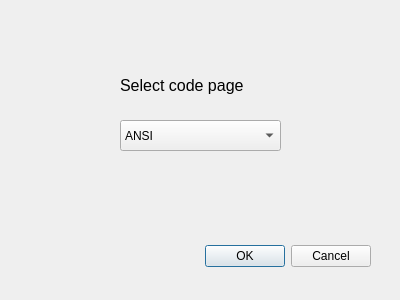
<?xml version="1.0" encoding="UTF-8"?>
<ui version="4.0">
 <class>Codec</class>
 <widget class="QDialog" name="Codec">
  <property name="geometry">
   <rect>
    <x>0</x>
    <y>0</y>
    <width>400</width>
    <height>300</height>
   </rect>
  </property>
  <property name="windowTitle">
   <string>Dialog</string>
  </property>
  <widget class="QDialogButtonBox" name="buttonBox">
   <property name="geometry">
    <rect>
     <x>30</x>
     <y>240</y>
     <width>341</width>
     <height>32</height>
    </rect>
   </property>
   <property name="orientation">
    <enum>Qt::Horizontal</enum>
   </property>
   <property name="standardButtons">
    <set>QDialogButtonBox::Cancel|QDialogButtonBox::Ok</set>
   </property>
  </widget>
  <widget class="QComboBox" name="comboBox">
   <property name="geometry">
    <rect>
     <x>120</x>
     <y>120</y>
     <width>161</width>
     <height>31</height>
    </rect>
   </property>
   <item>
    <property name="text">
     <string>ANSI</string>
    </property>
   </item>
   <item>
    <property name="text">
     <string>UTF-8</string>
    </property>
   </item>
   <item>
    <property name="text">
     <string>UTF-16</string>
    </property>
   </item>
  </widget>
  <widget class="QLabel" name="label">
   <property name="geometry">
    <rect>
     <x>120</x>
     <y>70</y>
     <width>171</width>
     <height>31</height>
    </rect>
   </property>
   <property name="font">
    <font>
     <pointsize>12</pointsize>
    </font>
   </property>
   <property name="text">
    <string>Select code page</string>
   </property>
  </widget>
 </widget>
 <resources/>
 <connections>
  <connection>
   <sender>buttonBox</sender>
   <signal>accepted()</signal>
   <receiver>Codec</receiver>
   <slot>accept()</slot>
   <hints>
    <hint type="sourcelabel">
     <x>248</x>
     <y>254</y>
    </hint>
    <hint type="destinationlabel">
     <x>157</x>
     <y>274</y>
    </hint>
   </hints>
  </connection>
  <connection>
   <sender>buttonBox</sender>
   <signal>rejected()</signal>
   <receiver>Codec</receiver>
   <slot>reject()</slot>
   <hints>
    <hint type="sourcelabel">
     <x>316</x>
     <y>260</y>
    </hint>
    <hint type="destinationlabel">
     <x>286</x>
     <y>274</y>
    </hint>
   </hints>
  </connection>
 </connections>
</ui>
